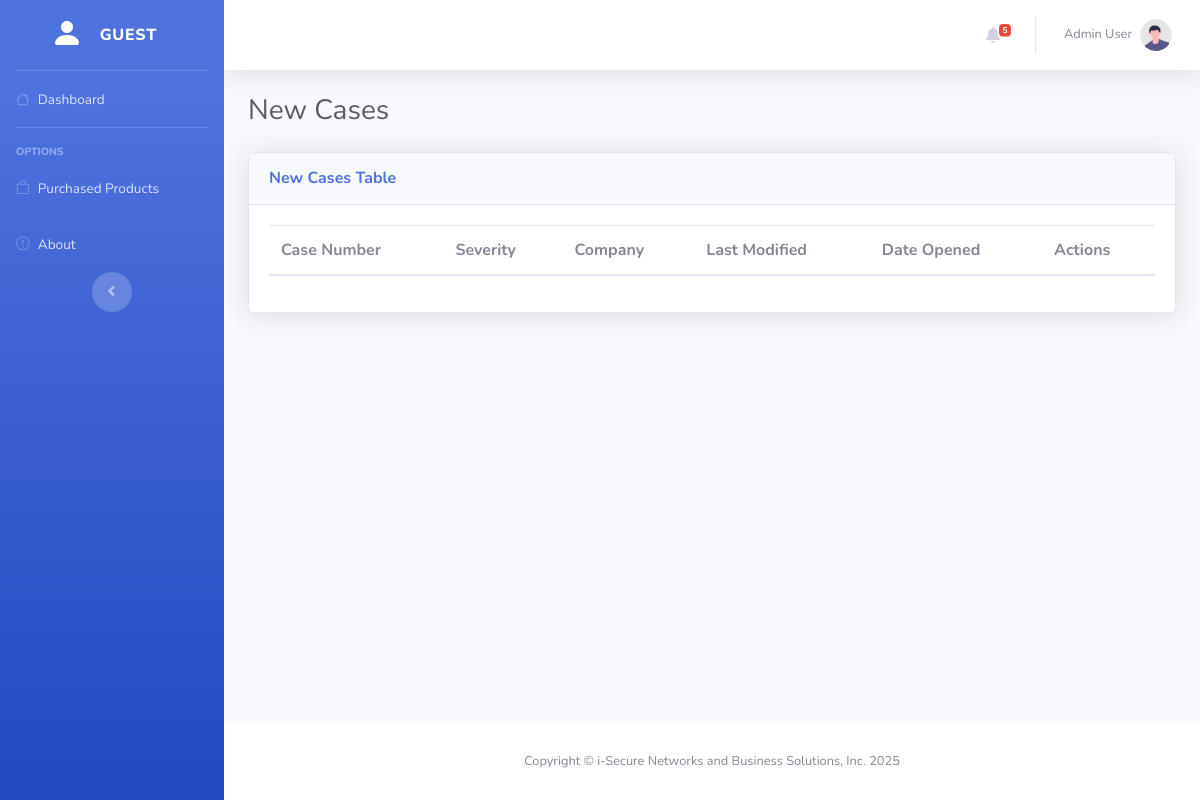
Before: /administrator/new_cases.php with the older database file.
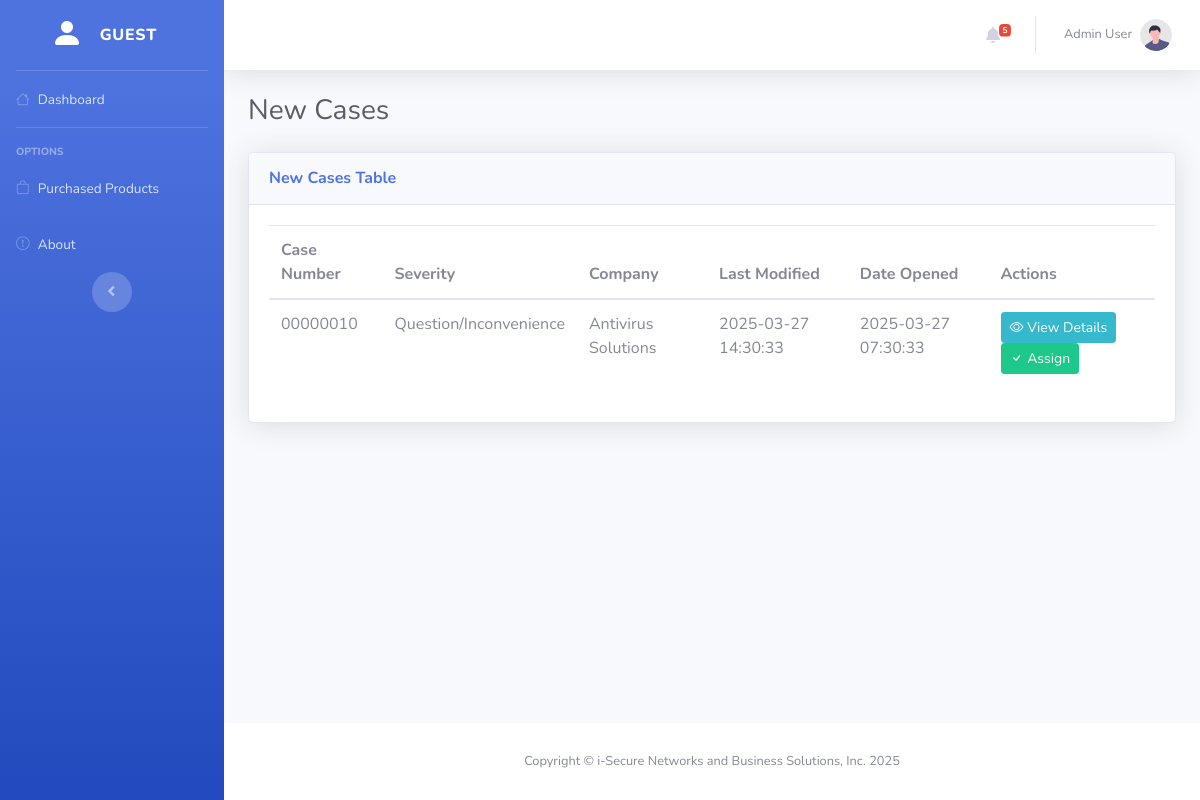
After: the same page with the newer database file.
### tables this page shows
CREATE TABLE `cases` (
  `id` int(11) NOT NULL,
  `case_number` varchar(50) NOT NULL,
  `type` varchar(255) NOT NULL,
  `subject` text NOT NULL,
  `user_id` int(11) DEFAULT NULL,
  `product_group` varchar(255) NOT NULL,
  `product` varchar(255) NOT NULL,
  `product_version` varchar(50) NOT NULL,
  `severity` enum('Production System Down','Restricted Operations','Question/Inconvenience','') NOT NULL,
  `case_status` enum('New','Waiting in Progress','Closed','Solved') NOT NULL DEFAULT 'New',
  `attachment` varchar(255) NOT NULL,
  `case_owner` int(11) NOT NULL,
  `company` varchar(255) NOT NULL,
  `last_modified` timestamp NOT NULL DEFAULT current_timestamp() ON UPDATE current_timestamp(),
  `datetime_opened` datetime DEFAULT current_timestamp(),
  `reopen` int(11) NOT NULL
);

### fetch/new_cases.php (called while the page is built)
<?php
require_once "../config/database.php";
$getNewCases = mysqli_prepare($connection, "SELECT
c.id,
c.case_number,
c.type,
c.subject,
c.product_group,
c.product,
c.product_version,
c.severity,
c.case_status,
c.attachment,
c.company,
c.last_modified,
c.datetime_opened,
c.reopen,
u.full_name AS case_owner
FROM cases AS c
LEFT JOIN users AS u ON c.case_owner = u.id
WHERE case_status = ?");
$caseStatus = "New";
mysqli_stmt_bind_param($getNewCases, "s", $caseStatus);
mysqli_stmt_execute($getNewCases);
$getNewCasesResult = mysqli_stmt_get_result($getNewCases);
$newCasesTable = [];
if (mysqli_num_rows($getNewCasesResult) > 0) {
    while ($row = mysqli_fetch_assoc($getNewCasesResult)) {
        $newCasesTable[] = $row;
    }
}

### administrator/new_cases.php (the view, shortened to what the changed rows need)
<?php
$pageTitle = "New Cases";
require_once "../fetch/new_cases.php";
require_once "../fetch/engineers.php";
?>
<!DOCTYPE html>
<html lang="en">
<head>
    <?php include_once "../components/head.php" ?>
    <link rel="stylesheet" href="https://cdn.datatables.net/2.2.2/css/dataTables.bootstrap4.css">
    <link rel="stylesheet" href="https://cdn.jsdelivr.net/npm/bootstrap-icons@1.7.2/font/bootstrap-icons.css">
</head>
<body id="page-top">
    <div id="wrapper">
        <div id="content-wrapper" class="d-flex flex-column">
            <div id="content">
            <div class="container-fluid">
                    <div class="d-sm-flex align-items-center justify-content-between mb-4">
                        <h1 class="h3 mb-0 text-gray-800"><?= htmlspecialchars($pageTitle) ?></h1>
                        </div>
                    <div class="card shadow mb-4">
                        <div class="card-body">
                            <div class="table-responsive">
                                <table class="table" id="table">
                                    <thead>
                                        <tr>
                                            <th>Case Number</th>
                                            <th>Severity</th>
                                            <th>Company</th>
                                            <th>Last Modified</th>
                                            <th>Date Opened</th>
                                            <th>Actions</th>
                                        </tr>
                                    </thead>
                                    <tbody>
                                        <?php
                                        foreach ($newCasesTable as $row) {
                                            $caseId = htmlspecialchars($row["id"]);
                                            $caseNumber = htmlspecialchars($row["case_number"]);
                                            $type = htmlspecialchars($row["type"]);
                                            $subject = htmlspecialchars($row["subject"]);
                                            $productGroup = htmlspecialchars($row["product_group"]);
                                            $product = htmlspecialchars($row["product"]);
                                            $productVersion = htmlspecialchars($row["product_version"]);
                                            $severity = htmlspecialchars($row["severity"]);
                                            $caseOwner = htmlspecialchars($row["case_owner"]);
                                            $company = htmlspecialchars($row["company"]);
                                            $lastModified = htmlspecialchars($row["last_modified"]);
                                            $datetimeOpened = htmlspecialchars($row["datetime_opened"]);
                                            $viewDetailsButton = '<button
                                                type="button"
                                                class="btn btn-info btn-sm view-details-btn"
                                                data-toggle="modal"
                                                data-target="#caseDetailsModal"
                                                data-id="' . $caseId . '"
                                                data-case-number="' . $caseNumber . '"
                                                data-type="' . $type . '"
                                                data-subject="' . $subject . '"
                                                data-product-group="' . $productGroup . '"
                                                data-product="' . $product . '"
                                                data-product-version="' . $productVersion . '"
                                                data-severity="' . $severity . '"
                                                data-case-owner="' . $caseOwner . '"
                                                data-company="' . $company . '"
                                                data-last-modified="' . $lastModified . '"
                                                data-datetime-opened="' . $datetimeOpened . '">
                                                <i class="bi bi-eye"></i> View Details
                                            </button>';
                                            $assignButton = '<button
                                                type="button"
                                                class="btn btn-success btn-sm accept-button"
                                                data-toggle="modal"
                                                data-target="#assignCase"
                                                data-case-id="' . $caseId . '">
                                                <i class="bi bi-check"></i> Assign
                                            </button>';
                                            echo "<tr>";
                                            echo "<td>" . $caseNumber . "</td>";
                                            echo "<td>" . $severity . "</td>";
                                            echo "<td>" . $company . "</td>";
                                            echo "<td>" . $lastModified . "</td>";
                                            echo "<td>" . $datetimeOpened . "</td>";
                                            echo "<td class='action-buttons'>" . $viewDetailsButton . $assignButton . "</td>";
                                            echo "</tr>";
                                        }
                                        ?>
                                    </tbody>
                                </table>
                            </div>
                        </div>
                    </div>
                </div>
                </div>
            </div>
        </div>
</body>
</html>

Changed rows visible on the page:
added cases: case_number "00000010", severity "Question/Inconvenience", company "Antivirus Solutions", last_modified "2025-03-27 14:30:33", datetime_opened "2025-03-27 07:30:33"
